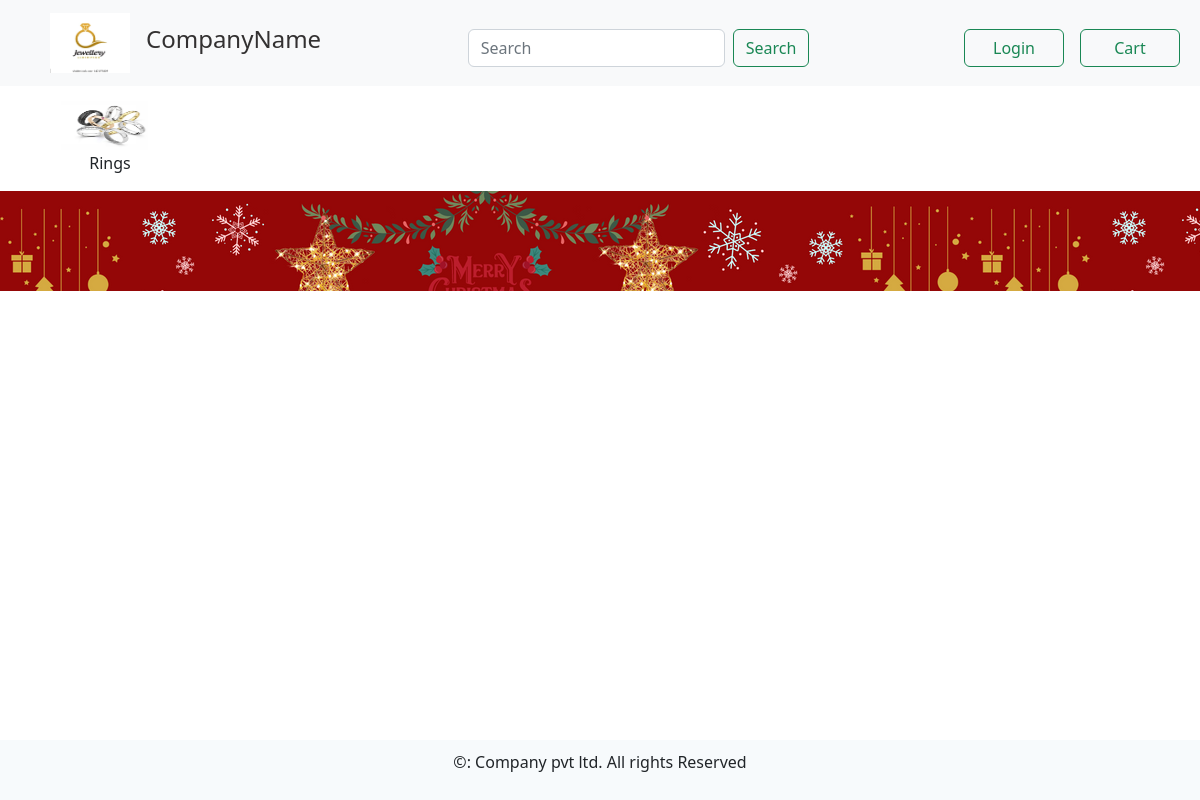
Before: /products/search/ with the older database file.
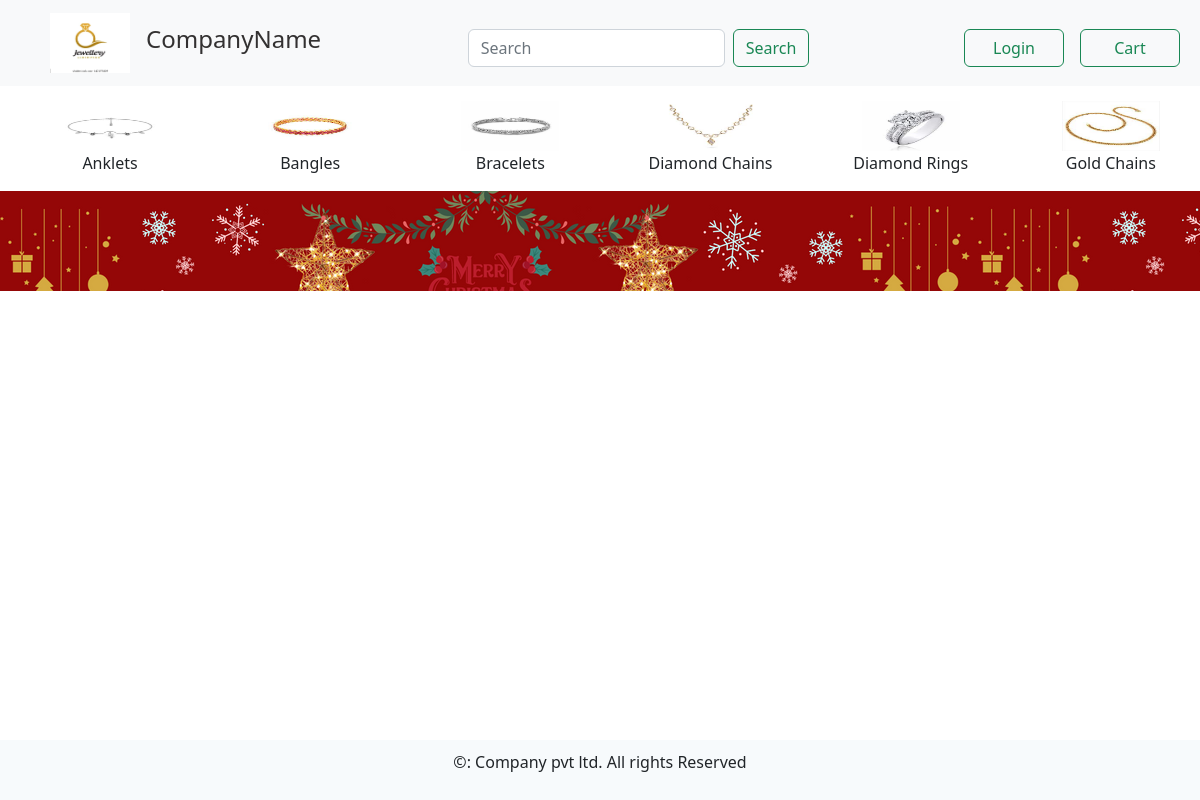
After: the same page with the newer database file.
### products/models.py (models this page shows, shortened)
class Category(models.Model):
    category_name = models.CharField(max_length=250)
    category_slug = models.SlugField(unique=True, max_length=250, null=True, blank=True)
    category_image = models.ImageField(upload_to='CategoryImages/')
    def get_category_url(self):
        return reverse("products:home_view",kwargs={'category':self.category_slug})

### products/views.py (the view)
# urls.py: path('search/', views.product_search_view, name='product_search_view'),
def product_search_view(request):
    query = request.GET.get("q")
    products = Product.objects.search(query=query)
    categories = Category.objects.all()
    return render(request, 'products/home.html',{'products': products, 'categories':categories})

### products/models.py (called while the page is built)
    def search(self, query=None):
        if query is None or '':
            return self.get_queryset().none()
        lookups = Q(product_name__icontains=query) | Q(product_description__icontains=query)
        return self.get_queryset().filter(lookups)

### templates/products/home.html (shortened to what this page needs)
{% extends 'base.html' %}
{% load static %}
{% block content %}
    <div class="container-fluid">
        <div class="categories">
            {% for category in categories %}
                <div class='col-4 col-sm-3 col-md-3 col-lg-2 category-image-div'>
                    <a href="{{ category.get_category_url }}"><img class="category-image" src="{{ category.category_image.url }}" alt=""></a>
                    <p>{{ category.category_name }}</p>
                </div>
            {% endfor %}
        </div>
    </div>
    <div class="container-fluid">
        <div class="row banner-div" style="background: url({% static 'ChristmasSale.png' %});">
                <video autoplay="autoplay" loop muted style="height: 100px;">
                    <source src="{% static 'ChristmasSale.mp4' %}" type="video/mp4">
                    <source src="{% static 'ChristmasSale.webm' %}" type="video/webm">
                    <source src="{% static 'ChristmasSale.ogg' %}" type="video/ogg">
                </video>
        </div>
    </div>
{% endblock %}

### templates/base.html (shortened to what this page needs)
<!DOCTYPE html>
{% load static %}
<html lang="en">
<head>
    <link href="https://cdn.jsdelivr.net/npm/bootstrap@5.2.3/dist/css/bootstrap.min.css" rel="stylesheet">
    <link rel="stylesheet" href="{% static 'css/header_style.css' %}">
    <link rel="stylesheet" href="{% static 'css/home_style.css' %}">
    <link rel="stylesheet" href="{% static 'css/footer_style.css' %}">
    <link rel="stylesheet" href="{% static 'css/detail_style.css' %}">
    <link rel="stylesheet", href="{% static 'css/cart_style.css' %}">
    <link rel="stylesheet" href="https://cdnjs.cloudflare.com/ajax/libs/font-awesome/6.2.1/css/all.min.css" />
</head>
<body class="d-flex flex-column min-vh-100">
        <div class="row">
            {% include 'header.html' %}
        </div>
    {% block content %}
    {% endblock %}
    {% include 'footer.html' %}
</body>
</html>

### templates/header.html (shortened to what this page needs)
{% load static %}
<div class="">
<nav class="navbar navbar-expand-lg bg-light">
    <div class="container-fluid navbar-div">
        <div>
            <a class="navbar-brand" href="{% url 'products:home_view' %}" style="float: left;"><img class="navbar-brand-image" src="{% static 'logo.webp' %}" alt=""></a>
            <a class=" company-name" aria-current="page" style="float: left; margin-top: 17px;"><h4>CompanyName</h4></a>
        </div>
        <div class="collapse navbar-collapse search-box-div" id="navbarSupportedContent">
            <div class="search-box-home">
                <ul class="navbar-nav me-auto mb-2 mb-lg-0">
                    <li>
                        <form class="d-flex" role="search" action="{% url 'products:product_search_view' %}" method='GET'>
                            <input class="form-control me-2" type="search" placeholder="Search" aria-label="Search" name="q">
                            <button class="btn btn-outline-success" type="submit">Search</button>
                        </form>
                    </li>
                </ul>
            </div>
            <div>
                <ul class="navbar-nav me-auto mb-2 mb-lg-0">
                    <li class="nav-item">
                        {% if request.user.is_authenticated %}
                        <a class="nav-link" href="{% url 'accounts:user_logout' %}"><button class="btn btn-outline-success" style="width: 100px;">Logout</button></a>
                        {% else %}
                        <a class="nav-link" href="{% url 'accounts:user_login' %}"><button class="btn btn-outline-success" style="width: 100px;">Login</button></a>
                        {% endif %}
                    </li>
                    <li class="nav-item">
                        <a class="nav-link" href="{% url 'cart:cart_detail' %}"><button class="btn btn-outline-success" style="width: 100px;">Cart</button></a>
                    </li>
                </ul>
            </div>
        </div>
    </div>
</nav>
</div>

### templates/footer.html
<div class="footer navbar-fixed-bottom my_footer mt-auto">
    <p class="text-center">&copy: Company pvt ltd. All rights Reserved</p>
</div>

### static/css/header_style.css (style rules this page uses)
.navbar-brand-image { width: 80px; height: 60px; }
.navbar-div { padding-left: 50px; padding-left: 50px; }
.company-name { text-decoration: none; color: rgb(51, 49, 49); font-size: large; }
.search-box-home { margin: auto; }
.search-box-div { margin-top: 10px; }

### static/css/home_style.css (style rules this page uses)
.categories { overflow-x: hidden; white-space: nowrap; margin-top: 15px; scrollbar-width: thin; }
.category-image-div { display: inline-block; float: none; text-align: center; }
.category-image { width: 50%; height: 50px; }
.banner-div { background-repeat: no-repeat; background-size: cover; background-position: center; }

### static/css/footer_style.css (style rules this page uses)
.my_footer { padding-top: 10px; background-color: #f7fafc; height: 60px; width: 100%; }

Changed rows visible on the page:
removed Category: category_image (picture), category_name "Rings"
added Category: category_image (picture), category_name "Anklets"
added Category: category_image (picture), category_name "Bangles"
added Category: category_image (picture), category_name "Bracelets"
added Category: category_image (picture), category_name "Diamond Chains"
added Category: category_image (picture), category_name "Diamond Rings"
added Category: category_image (picture), category_name "Gold Chains"
